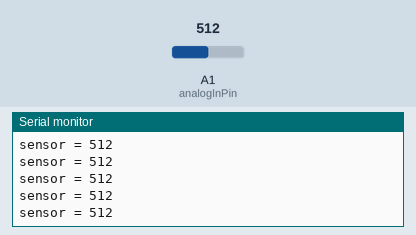
A sketch run on a simulated Arduino Uno, built with avr-gcc and run on an emulated ATmega328P. On the bench: the last lines printed to the serial monitor. The inputs (shaded band) are chosen by the test bench; at power-on: A1 (analogInPin) = 512.

Above: at 1.2 s.
1.3 s: A1 (analogInPin) set to 716
At 2.0 s:
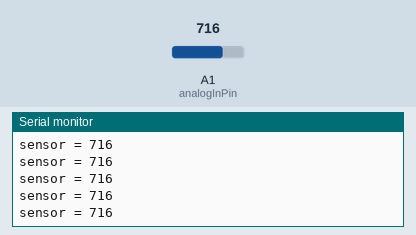
4.3 s: A1 (analogInPin) set to 900
At 5.4 s:
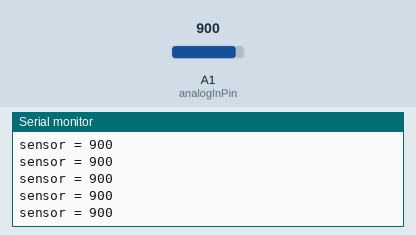
Timing chart, 0 to 7.3 s (numbered marks = the images above; inputs shaded):
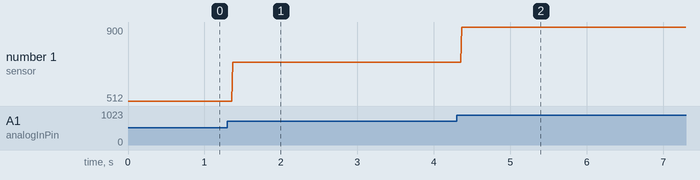

The sketch:

pot_calib.ino
```cpp
/*

Potentiometer Calibration - Automation, Systemer og Komponenter
@version 1.0
@date 2014-05-05
@author Peter Savnik

@Description
Calibate input from potentiometer.
Analog in out serial


*/

// These constants won't change.  They're used to give names
// to the pins used:
const int analogInPin = A1;  // Analog input pin that the potentiometer is attached to

int sensorValue = 0;        // value read from the pot
int outputValue = 0;

void setup() {
  // initialize serial communications at 9600 bps:
  Serial.begin(9600);
  pinMode(analogInPin, INPUT);
}

void loop() {
  // read the analog in value:
  sensorValue = analogRead(analogInPin);
  // map it to the range of the analog out:
  outputValue = map(sensorValue, 0, 1023, 0, 255);
  // print the results to the serial monitor:
  Serial.print("sensor = " );
  Serial.println(sensorValue);

  // wait 2 milliseconds before the next loop
  // for the analog-to-digital converter to settle
  // after the last reading:
  delay(2);
}
```

Measured:
- after the input at 1.3 s, the serial monitor: prints a new line after 0.07 s (image 1)
- after the input at 4.3 s, the serial monitor: prints a new line after 0.07 s (image 2)
- plotted number 1: 512 → 716 after the input at 1.3 s, 716 → 900 after the input at 4.3 s
